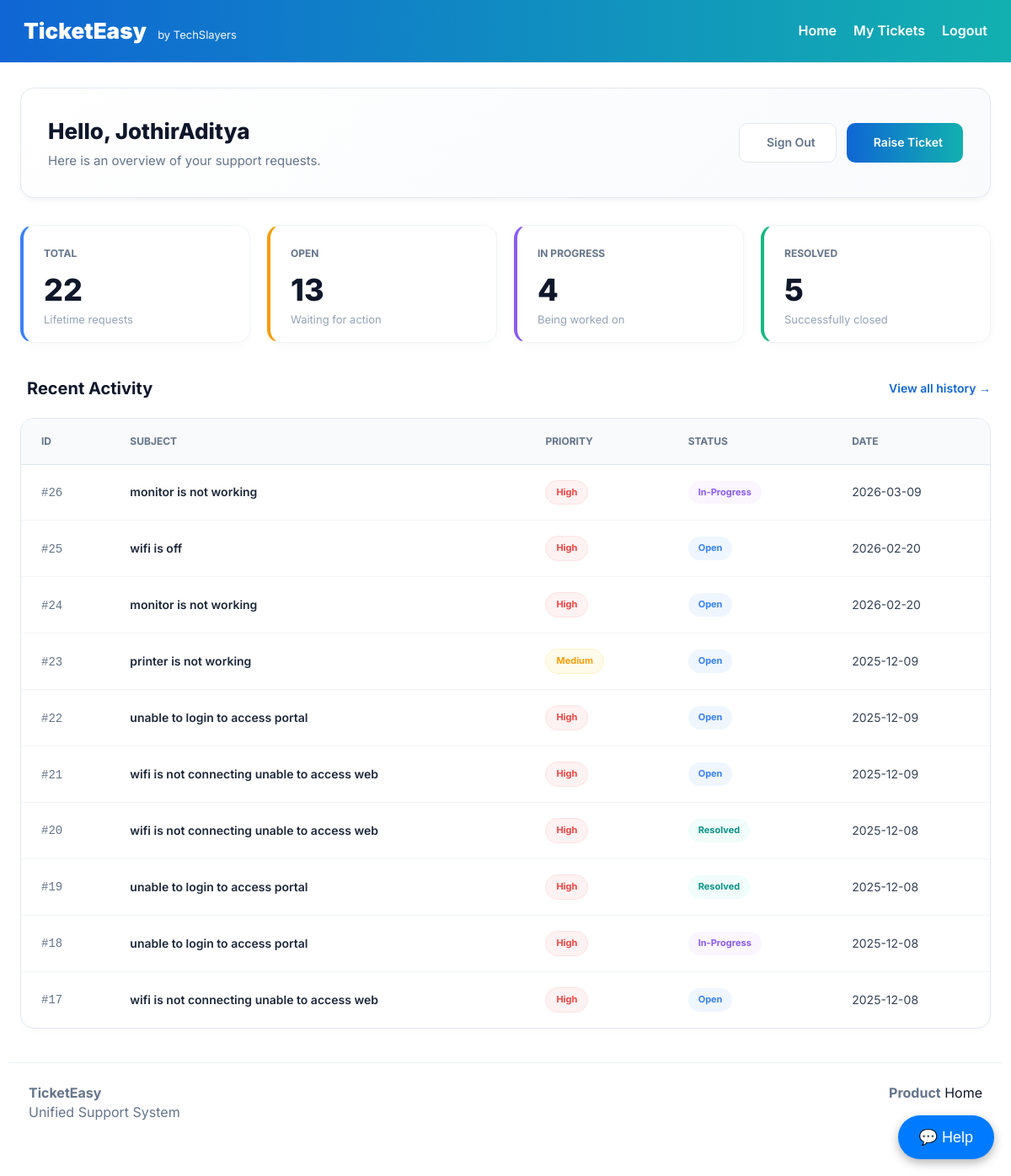
/employee/home (signed in), run on the app's committed database.
### models.py (models this page shows, shortened)
class User(db.Model, UserMixin):
    __tablename__ = 'users'
    id = db.Column(db.Integer, primary_key=True)
    email = db.Column(db.String(180), unique=True, nullable=False)
    name = db.Column(db.String(180))
    password_hash = db.Column(db.String(256), nullable=False)
    role = db.Column(db.String(30))
    employee_role = db.Column(db.String(120))
    verified = db.Column(db.Boolean, default=False)
    created_at = db.Column(db.DateTime, default=datetime.utcnow)
    assigned_tickets = db.relationship('Ticket', back_populates='assigned_admin', foreign_keys='Ticket.assigned_admin_id')
    created_tickets = db.relationship('Ticket', back_populates='creator', foreign_keys='Ticket.created_by_id')

class Ticket(db.Model):
    __tablename__ = 'tickets'
    id = db.Column(db.Integer, primary_key=True)
    subject = db.Column(db.String(255))
    description = db.Column(db.Text)
    priority = db.Column(db.String(20))
    status = db.Column(db.String(30))
    category = db.Column(db.String(80))
    category_id = db.Column(db.Integer, db.ForeignKey('categories.id'), nullable=True)
    created_by_id = db.Column(db.Integer, db.ForeignKey('users.id'), nullable=True)
    created_at = db.Column(db.DateTime, default=datetime.utcnow)
    assigned_admin_id = db.Column(db.Integer, db.ForeignKey('users.id'), nullable=True)
    sentiment = db.Column(db.String(50), default="Neutral")
    remarks = db.Column(db.Text)
    _suggested_steps = db.Column("suggested_steps", db.Text, default="[]")
    category_obj = db.relationship('Category', back_populates='tickets', foreign_keys=[category_id])
    assigned_admin = db.relationship('User', back_populates='assigned_tickets', foreign_keys=[assigned_admin_id])
    creator = db.relationship('User', back_populates='created_tickets', foreign_keys=[created_by_id])
    @property
    def suggested_steps(self):
        try: return json.loads(self._suggested_steps)
        except: return []
    @suggested_steps.setter
    def suggested_steps(self, value):
        self._suggested_steps = json.dumps(value)

### app.py (the view)
@app.route("/employee/home")
@login_required
def employee_home():
    user = session.get("user")
    if user.get("role") in ['admin', 'manager', 'agent']:
        return redirect(url_for("agent_dashboard"))
    db_user = User.query.filter_by(email=user["email"]).first()
    if not db_user:
        flash("DB user missing.", "error")
        return redirect(url_for("logout"))
    total_tickets = Ticket.query.filter_by(created_by_id=db_user.id).count()
    open_count = Ticket.query.filter_by(created_by_id=db_user.id, status='open').count()
    inprog_count = Ticket.query.filter_by(created_by_id=db_user.id, status='in-progress').count()
    resolved_count = Ticket.query.filter_by(created_by_id=db_user.id, status='resolved').count()
    stats = {
        "total": total_tickets,
        "open": open_count,
        "in_progress": inprog_count,
        "resolved": resolved_count
    }
    recent = db_user.created_tickets
    recent.sort(key=lambda x: x.created_at, reverse=True)
    recent = recent[:10]
    return render_template("employee_home.html", user=user, stats=stats, recent=recent)

### app.py (called while the page is built)
def login_required(fn):
    if iscoroutinefunction(fn):
        @wraps(fn)
        async def async_wrapper(*args, **kwargs):
            if not session.get("user"): return redirect(url_for("auth", tab="login"))
            return await fn(*args, **kwargs)
        return async_wrapper
    else:
        @wraps(fn)
        def sync_wrapper(*args, **kwargs):
            if not session.get("user"): return redirect(url_for("auth", tab="login"))
            return fn(*args, **kwargs)
        return sync_wrapper

### templates/employee_home.html (shortened to what this page needs)
{% extends "base.html" %}
{% block content %}
<div class="page-wrap">
  <div class="dashboard-header">
    <div class="welcome-content">
      <h1>Hello, {{ user.name }}</h1>
      <p>Here is an overview of your support requests.</p>
    </div>
    <div class="header-actions">
      <a href="{{ url_for('logout') }}" class="btn-action btn-logout"> Sign Out</a>
      <a href="{{ url_for('raise_ticket') }}" class="btn-action btn-raise"> Raise Ticket</a>
    </div>
  </div>
  <div class="stats-grid">
    <div class="stat-card card-blue">
      <div class="stat-label">Total</div>
      <div class="stat-value">{{ stats.total }}</div>
      <div class="stat-sub">Lifetime requests</div>
    </div>
    <div class="stat-card card-orange">
      <div class="stat-label">Open</div>
      <div class="stat-value">{{ stats.open }}</div>
      <div class="stat-sub">Waiting for action</div>
    </div>
    <div class="stat-card card-purple">
      <div class="stat-label">In Progress</div>
      <div class="stat-value">{{ stats.in_progress }}</div>
      <div class="stat-sub">Being worked on</div>
    </div>
    <div class="stat-card card-green">
      <div class="stat-label">Resolved</div>
      <div class="stat-value">{{ stats.resolved }}</div>
      <div class="stat-sub">Successfully closed</div>
    </div>
  </div>
  <div class="section-header">
    <div class="section-title"> Recent Activity</div>
    <a href="{{ url_for('emp_history') }}" class="link-sm">View all history →</a>
  </div>
  <div class="table-container">
    <table>
      <thead>
        <tr>
          <th>ID</th>
          <th>Subject</th>
          <th>Priority</th>
          <th>Status</th>
          <th>Date</th>
        </tr>
      </thead>
      <tbody>
        {% for ticket in recent %}
        <tr onclick="window.location='{{ url_for('ticket_detail', ticket_id=ticket.id) }}'">
          <td><span style="font-family:monospace; color:#64748b;">#{{ ticket.id }}</span></td>
          <td style="font-weight: 600; color: #1e293b;">{{ ticket.subject }}</td>
          <td>
            <span class="badge p-{{ 'high' if ticket.priority=='high' else ('med' if ticket.priority=='medium' else 'low') }}">
              {{ ticket.priority|capitalize }}
            </span>
          </td>
          <td>
            <span class="badge s-{{ ticket.status|lower|replace(' ', '-') }}">
              {{ ticket.status|title }}
            </span>
          </td>
          <td>{{ ticket.created_at.strftime('%Y-%m-%d') }}</td>
        </tr>
        {% else %}
        <tr>
          <td colspan="5" style="text-align:center; padding: 40px; color: var(--muted);">
            No tickets found. Click "Raise Ticket" to start.
          </td>
        </tr>
        {% endfor %}
      </tbody>
    </table>
  </div>
</div>
{% endblock %}

### templates/base.html (shortened to what this page needs)
<!doctype html>
<html lang="en">
<head>
  <link rel="stylesheet" href="{{ url_for('static', filename='css/style.css') }}">
</head>
<body>
  <header class="site-header">
    <div class="inner">
      <div class="brand">TicketEasy <span class="sub">by TechSlayers</span></div>
      <nav>
        <a href="{{ url_for('landing') }}">Home</a>
        {% if session.get('user') %}
        {% if session.user.role == 'agent' or session.user.role == 'admin' %}
        <a href="{{ url_for('agent_dashboard') }}">Dashboard</a>
        {% if session.user.email == 'super@admin.com' %}
        <a href="{{ url_for('super_admin_dashboard') }}"
          style="color:#ffd700;border:1px solid #ffd700;padding:5px 10px;border-radius:6px;">God Mode</a>
        {% endif %}
        {% else %}
        <a href="{{ url_for('employee_home') }}">My Tickets</a>
        {% endif %}
        <a href="{{ url_for('logout') }}">Logout</a>
        {% else %}
        <a href="{{ url_for('auth', tab='login') }}">Login</a>
        {% endif %}
      </nav>
    </div>
  </header>
  <main>
    {% block content %}{% endblock %}
  </main>
  <footer>
    <div style="max-width:1180px;margin:0 auto;display:flex;justify-content:space-between;">
      <div><strong>TicketEasy</strong><br>Unified Support System</div>
      <div>
        <strong>Product</strong> <a href="{{ url_for('landing') }}">Home</a>
      </div>
    </div>
  </footer>
  <button class="chat-toggle-btn" onclick="toggleChat()">💬 Help</button>
</body>
</html>

### static/css/style.css (style rules this page uses)
:root { --primary:#2563eb; --bg:#ffffff; --muted:#64748b; --text:#0f172a; --card-border:#e6edf3; }
* { box-sizing:border-box }
a { color:var(--text); text-decoration:none }
.stat-value { font-size:20px; font-weight:700; color:var(--text); }
.stat-sub { font-size:12px; color:#64748b; margin-top:6px; }
.section-header { display:flex; justify-content:space-between; align-items:center; margin-bottom:10px; }
.link-sm { font-size:13px; color:var(--primary); text-decoration:none; }

### templates/base.html (style rules this page uses)
:root { --blue: #0f66d4; --turq: #12b0b0; --muted: #68707a; --bg: #ffffff; font-family: "Inter", sans-serif; }
* { box-sizing: border-box }
body { margin: 0; background: var(--bg); color: #07122a; line-height: 1.45 }
header.site-header { background: linear-gradient(90deg, var(--blue), var(--turq)); color: #fff; padding: 18px 28px; }
header .inner { max-width: 1180px; margin: 0 auto; display: flex; align-items: center; justify-content: space-between; }
.brand { font-weight: 900; font-size: 26px }
.brand .sub { font-weight: 400; font-size: 13px; margin-left: 8px; opacity: 0.95 }
nav { display: flex; gap: 20px; align-items: center }
nav a { color: #fff; text-decoration: none; font-weight: 600 }
footer { max-width: 1180px; margin: 40px auto; padding: 24px; border-top: 1px solid #eef3f7; color: var(--muted) }
.chat-toggle-btn { position: fixed; bottom: 20px; right: 20px; background: #007bff; color: white; border: none; border-radius: 50px; padding: 15px 25px; font-size: 18px; cursor: pointer; box-shadow: 0 4px 12px rgba(0, 0, 0, 0.3); z-index: 9999; transition: transform 0.2s; }

### data on the page
User: name "JothirAditya"
Ticket: id "26", subject "monitor is not working", priority "High", status "In-Progress", created_at "2026-03-09"
Ticket: id "25", subject "wifi is off", priority "High", status "Open", created_at "2026-02-20"
Ticket: id "24", subject "monitor is not working", priority "High", status "Open", created_at "2026-02-20"
Ticket: id "23", subject "printer is not working", priority "Medium", status "Open", created_at "2025-12-09"
Ticket: id "22", subject "unable to login to access portal", priority "High", status "Open", created_at "2025-12-09"
Ticket: id "21", subject "wifi is not connecting unable to access web", priority "High", status "Open", created_at "2025-12-09"
Ticket: id "20", subject "wifi is not connecting unable to access web", priority "High", status "Resolved", created_at "2025-12-08"
Ticket: id "19", subject "unable to login to access portal", priority "High", status "Resolved", created_at "2025-12-08"
Ticket: id "18", subject "unable to login to access portal", priority "High", status "In-Progress", created_at "2025-12-08"
Ticket: id "17", subject "wifi is not connecting unable to access web", priority "High", status "Open", created_at "2025-12-08"

### other printed values
{{ stats.total }} "22"
{{ stats.open }} "13"
{{ stats.in_progress }} "4"
{{ stats.resolved }} "5"
